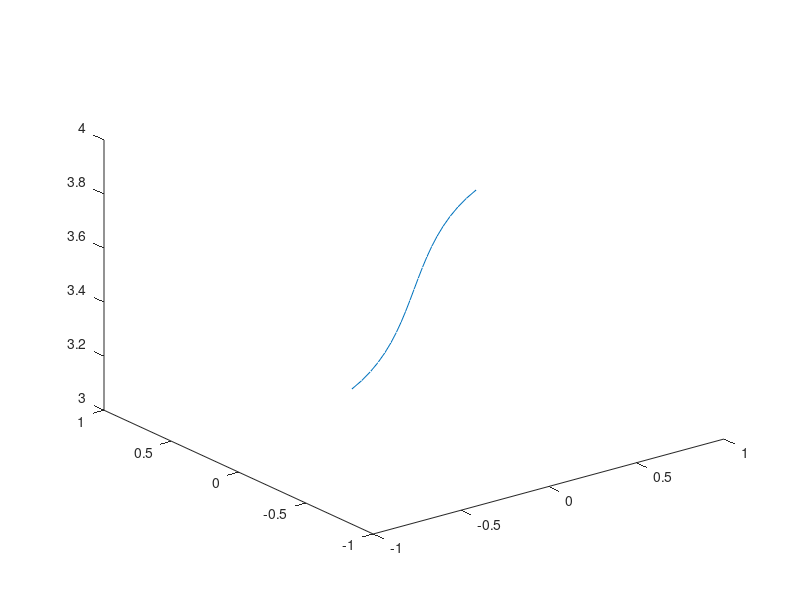

The MATLAB script that drew this image: (Note: this script raises an error after producing the figure.)

x=-1:0.1:1
y=sin(x)
for i=1:21
z(1,i)=3.5
end

for i=1:21
plot3(x,y,z)
hold on;
[t1,t2,t3,t4,t5] = IK_5_DOF(x(1,i),y(1,i),3.5,90,1,1)
[f1,f2,f3,f4,f5] = FK_5_DOF(t1,t2,t3,t4,t5,1)
PLOT_5_DOF_test(f1,f2,f3,f4,f5)
hold off;
pause(0.001);
end